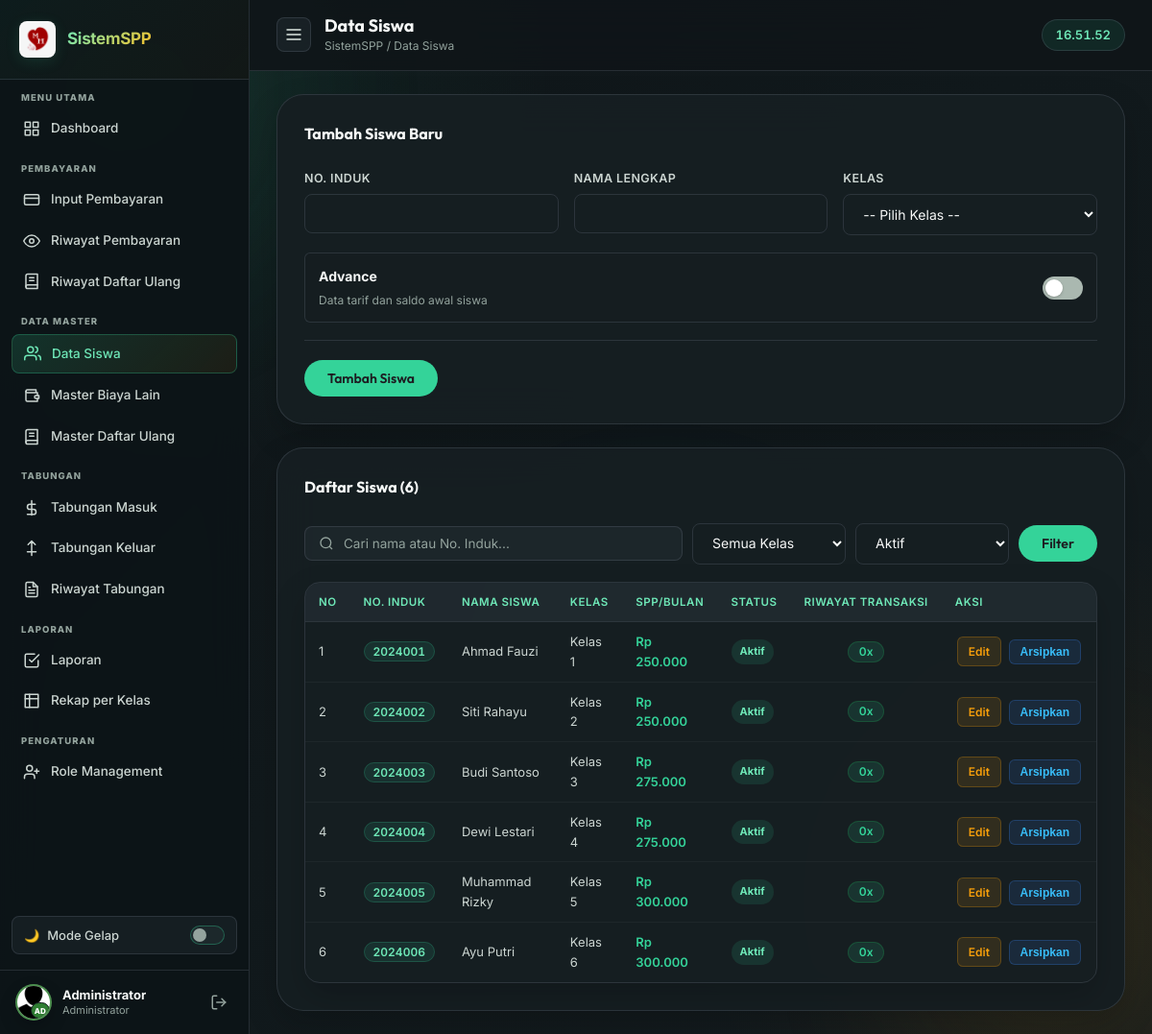
/siswa/daftar.php (signed in), run on the app's committed database.
### tables this page shows
CREATE TABLE `siswa` (
  `id`              INT AUTO_INCREMENT PRIMARY KEY,
  `NO_INDUK`        VARCHAR(10) NOT NULL UNIQUE,
  `NAMA`            VARCHAR(100) NOT NULL,
  `KELAS`           CHAR(1) NOT NULL,
  `SPP_PERBULAN`    DECIMAL(15,2) NOT NULL DEFAULT 0,
  `PANGKAL`         DECIMAL(15,2) NOT NULL DEFAULT 0,
  `BANGUNAN`        DECIMAL(15,2) NOT NULL DEFAULT 0,
  `SERAGAM`         DECIMAL(15,2) NOT NULL DEFAULT 0,
  `KEGIATAN`        DECIMAL(15,2) NOT NULL DEFAULT 0,
  `MAKAN`           DECIMAL(15,2) NOT NULL DEFAULT 0,
  `SORGA`           DECIMAL(15,2) NOT NULL DEFAULT 0,
  `INFAQ`           DECIMAL(15,2) NOT NULL DEFAULT 0,
  `PANGKAL_BAYAR`   DECIMAL(15,2) NOT NULL DEFAULT 0,
  `BANGUNAN_BAYAR`  DECIMAL(15,2) NOT NULL DEFAULT 0,
  `SERAGAM_BAYAR`   DECIMAL(15,2) NOT NULL DEFAULT 0,
  `KEGIATAN_BAYAR`  DECIMAL(15,2) NOT NULL DEFAULT 0,
  `POMG`            DECIMAL(15,2) NOT NULL DEFAULT 0,
  `DAFTAR_ULANG`    DECIMAL(15,2) NOT NULL DEFAULT 0,
  `NO_induk_diknas` CHAR(10) DEFAULT NULL,
  `potong_pangkal`  DECIMAL(15,2) NOT NULL DEFAULT 0,
  `tot_pangkal`     DECIMAL(15,2) NOT NULL DEFAULT 0,
  `tot_du`          DECIMAL(15,2) NOT NULL DEFAULT 0,
  `potong_du`       DECIMAL(15,2) NOT NULL DEFAULT 0,
  `is_active`       TINYINT(1) NOT NULL DEFAULT 1,
  `created_at`      TIMESTAMP DEFAULT CURRENT_TIMESTAMP,
  KEY `idx_siswa_status_kelas_nama` (`is_active`, `KELAS`, `NAMA`),
  CONSTRAINT `chk_siswa_kelas_sd` CHECK (`KELAS` IN ('1','2','3','4','5','6'))
);

### siswa/daftar.php (the view, shortened to what this page needs)
<?php
require_once '../koneksi.php';
require_once '../includes/daftar_ulang.php';
$oldInput = $_SESSION['student_old_input'] ?? [];
$editId = (int)($_GET['edit'] ?? 0);
$editStudent = $editId > 0 ? find_student($koneksi, $editId) : null;
$query = trim((string)($_GET['q'] ?? ''));
$filterClass = (string)($_GET['kelas'] ?? '');
$filterStatus = (string)($_GET['status'] ?? 'active');
$stmtList = $koneksi->prepare("
    SELECT s.*,
      (SELECT COUNT(*) FROM bayar p WHERE p.NO_INDUK = s.NO_INDUK) AS jml_bayar,
      ((SELECT COUNT(*) FROM bayar p WHERE p.NO_INDUK = s.NO_INDUK) +
       (SELECT COUNT(*) FROM bayar_du du WHERE du.no_induk = s.NO_INDUK) +
       (SELECT COUNT(*) FROM transaksi_m tm WHERE tm.NO_INDUK = s.NO_INDUK) +
       (SELECT COUNT(*) FROM transaksi_k tk WHERE tk.NO_INDUK = s.NO_INDUK)) AS history_count
    FROM siswa s
    WHERE (? = '' OR s.NO_INDUK LIKE CONCAT('%', ?, '%') OR s.NAMA LIKE CONCAT('%', ?, '%'))
      AND (? = '' OR s.KELAS = ?)
      AND (? = 'all' OR s.is_active = IF(? = 'archived', 0, 1))
    ORDER BY s.is_active DESC,
      CASE WHEN s.KELAS REGEXP '^[1-6]$' THEN 0 ELSE 1 END,
      CAST(s.KELAS AS UNSIGNED), s.KELAS, s.NAMA ASC
");
$stmtList->bind_param('sssssss', $query, $query, $query, $filterClass, $filterClass, $filterStatus, $filterStatus);
$stmtList->execute();
$studentRows = $stmtList->get_result()->fetch_all(MYSQLI_ASSOC);
$formStudent = $editStudent ?? [];
$fieldMap = [
    'no_induk' => 'NO_INDUK', 'nama' => 'NAMA', 'kelas' => 'KELAS',
    'no_induk_diknas' => 'NO_induk_diknas', 'spp_perbulan' => 'SPP_PERBULAN',
    'pangkal' => 'PANGKAL', 'bangunan' => 'BANGUNAN', 'seragam' => 'SERAGAM',
    'kegiatan' => 'KEGIATAN', 'makan' => 'MAKAN', 'sorga' => 'SORGA',
    'infaq' => 'INFAQ', 'pomg' => 'POMG', 'daftar_ulang' => 'DAFTAR_ULANG',
    'potong_pangkal' => 'potong_pangkal', 'potong_du' => 'potong_du',
    'pangkal_bayar' => 'PANGKAL_BAYAR', 'bangunan_bayar' => 'BANGUNAN_BAYAR',
    'seragam_bayar' => 'SERAGAM_BAYAR', 'kegiatan_bayar' => 'KEGIATAN_BAYAR'
];
function form_student_value(string $key, array $oldInput, array $student, array $fieldMap, $default = '') {
    $column = $fieldMap[$key] ?? $key;
    return $student[$column] ?? $default;
}
?>
<!DOCTYPE html>
<html lang="id">
<head>
  <link rel="stylesheet" href="../assets/css/style.css?v=4.7" />
</head>
<body>
  <div class="bg-orbs"><div class="orb orb-1"></div><div class="orb orb-2"></div><div class="orb orb-3"></div></div>
  <div class="layout">
    <?php include '../includes/sidebar.php'; ?>
    <main class="main-content">
      <div class="topbar">
        <button class="sidebar-toggle" onclick="toggleSidebar()" id="btn-sidebar-toggle">
          <svg width="20" height="20" viewBox="0 0 24 24" fill="none" stroke="currentColor" stroke-width="2"><line x1="3" y1="12" x2="21" y2="12"/><line x1="3" y1="6" x2="21" y2="6"/><line x1="3" y1="18" x2="21" y2="18"/></svg>
        </button>
        <div class="topbar-title"><h2>Data Siswa</h2><span class="breadcrumb">SistemSPP / Data Siswa</span></div>
        <div class="clock-badge" id="liveClock">--:--:--</div>
      </div>
      <div class="main-card">
        <div class="card-title-row">
          <div class="card-title"><?= $editStudent ? 'Edit Siswa' : 'Tambah Siswa Baru' ?></div>
        </div>
        <form method="POST" action="daftar.php" id="form-master-siswa" novalidate>
          <div class="fields-grid">
            <div class="field-row">
              <label class="field-label" for="nis-baru">No. Induk</label>
              <input class="field-input" type="text" inputmode="numeric" maxlength="10" id="nis-baru" name="no_induk" required
                value="<?= htmlspecialchars((string)form_student_value('no_induk', $oldInput, $formStudent, $fieldMap)) ?>" />
            </div>
            <div class="field-row">
              <label class="field-label" for="nama-baru">Nama Lengkap</label>
              <input class="field-input" type="text" maxlength="100" id="nama-baru" name="nama" required
                value="<?= htmlspecialchars((string)form_student_value('nama', $oldInput, $formStudent, $fieldMap)) ?>" />
            </div>
            <div class="field-row">
              <label class="field-label" for="kelas-baru">Kelas</label>
              <select class="field-input field-select" id="kelas-baru" name="kelas" required>
                <option value="">-- Pilih Kelas --</option>
              </select>
            </div>
          </div>
          <label class="advanced-switch" for="advanced-enabled">
            <span><strong>Advance</strong><small>Data tarif dan saldo awal siswa</small></span>
            <span class="advanced-switch-track"><span></span></span>
          </label>
          <div class="action-bar" style="margin-top:18px">
            <button type="submit" class="btn btn-primary"><?= $editStudent ? 'Simpan Perubahan' : 'Tambah Siswa' ?></button>
          </div>
        </form>
      </div>
      <div class="main-card" style="margin-top:0">
        <div class="card-title-row"><div class="card-title">Daftar Siswa (<?= count($studentRows) ?>)</div></div>
        <form method="GET" action="daftar.php" class="filter-bar student-filter-bar">
          <div class="search-box">
            <svg width="16" height="16" viewBox="0 0 24 24" fill="none" stroke="currentColor" stroke-width="2"><circle cx="11" cy="11" r="8"/><line x1="21" y1="21" x2="16.65" y2="16.65"/></svg>
            <input type="search" name="q" value="<?= htmlspecialchars($query) ?>" placeholder="Cari nama atau No. Induk..." />
          </div>
          <select class="field-input field-select filter-sel" name="kelas">
            <option value="">Semua Kelas</option>
          </select>
          <select class="field-input field-select filter-sel" name="status">
            <option value="active" <?= $filterStatus === 'active' ? 'selected' : '' ?>>Aktif</option>
          </select>
          <button class="btn btn-primary" type="submit">Filter</button>
        </form>
        <div class="table-container">
          <table class="payment-table responsive-table">
            <thead><tr><th>No</th><th>No. Induk</th><th>Nama Siswa</th><th>Kelas</th><th>SPP/Bulan</th><th>Status</th><th class="student-history-col">Riwayat Transaksi</th><th>Aksi</th></tr></thead>
            <tbody>
              <?php if (!$studentRows): ?>
              <tr><td colspan="8"><div class="empty-state"><p>Data siswa tidak ditemukan</p></div></td></tr>
              <?php else: foreach ($studentRows as $index => $student):
                $editUrl = 'daftar.php?edit=' . (int)$student['id'];
              ?>
              <tr class="clickable-payment-row" data-edit-url="<?= htmlspecialchars($editUrl, ENT_QUOTES, 'UTF-8') ?>" tabindex="0" role="link" aria-label="Edit siswa <?= htmlspecialchars($student['NAMA'], ENT_QUOTES, 'UTF-8') ?>">
                <td data-label="No"><?= $index + 1 ?></td>
                <td data-label="No. Induk"><span class="badge-nis"><?= htmlspecialchars($student['NO_INDUK']) ?></span></td>
                <td data-label="Nama Siswa"><?= htmlspecialchars($student['NAMA']) ?></td>
                <td data-label="Kelas">Kelas <?= htmlspecialchars($student['KELAS']) ?></td>
                <td data-label="SPP/Bulan" class="nominal">Rp <?= number_format((float)$student['SPP_PERBULAN'], 0, ',', '.') ?></td>
                <td data-label="Status"><span class="master-status <?= $student['is_active'] ? 'is-active' : 'is-inactive' ?>"><?= $student['is_active'] ? 'Aktif' : 'Diarsipkan' ?></span></td>
                <td data-label="Riwayat Transaksi" class="student-history-col"><span class="badge-count"><?= (int)$student['history_count'] ?>x</span></td>
                <td data-label="Aksi" class="aksi-col">
                  <a class="btn-tbl btn-tbl-edit" href="<?= htmlspecialchars($editUrl) ?>">Edit</a>
                  <form method="POST" action="daftar.php" style="display:inline" onsubmit="return confirm('<?= $student['is_active'] ? 'Arsipkan' : 'Pulihkan' ?> siswa <?= htmlspecialchars(addslashes($student['NAMA'])) ?>?')">
                    <button type="submit" class="btn-tbl btn-tbl-toggle"><?= $student['is_active'] ? 'Arsipkan' : 'Pulihkan' ?></button>
                  </form>
                </td>
              </tr>
              <?php endforeach; endif; ?>
            </tbody>
          </table>
        </div>
      </div>
    </main>
  </div>
</body>
</html>

### includes/sidebar.php (shortened to what this page needs)
<?php
$dir     = basename(dirname($_SERVER['PHP_SELF']));
if (in_array($dir, ['pembayaran', 'siswa', 'tabungan', 'laporan'])) {
    $root = '../';
} else {
    $root = '';
}
$role = $_SESSION['admin_role'] ?? '';
$navItems = array_filter($allNavItems, fn($item) => in_array($role, $item[3], true));
$navItems = array_values($navItems);
$roleLabels = ['admin' => 'Administrator', 'bendahara' => 'Bendahara TU', 'kasir' => 'Kasir'];
$roleLabel  = $roleLabels[$role] ?? 'Pengguna';
$roleAvatars = [
  'admin' => 'AD',
  'bendahara' => 'BD',
  'kasir' => 'KS',
];
$roleAvatar = $roleAvatars[$role] ?? 'US';
?>
<aside class="sidebar" id="sidebar">
  <div class="sidebar-brand">
    <div class="brand-icon brand-logo-wrap">
      <img src="<?= $root ?>assets/img/school-logo.png" alt="Logo SD MH" class="brand-logo-img" />
    </div>
    <span class="brand-name">SistemSPP</span>
  </div>
  <nav class="sidebar-nav">
    <?php $lastSection = null; ?>
    <?php foreach ($navItems as [$href, $label, $icon, $roles, $section]):
      $isRecapDetail = $href === 'laporan/rekap_kelas.php' && strpos($_SERVER['PHP_SELF'], 'laporan/detail_siswa.php') !== false;
      $isActive = (strpos($_SERVER['PHP_SELF'], str_replace('../', '', $href)) !== false || $isRecapDetail) ? 'active' : '';
    ?>
    <?php if ($section !== $lastSection): $lastSection = $section; ?>
    <div class="nav-section-label"><?= htmlspecialchars($section) ?></div>
    <?php endif; ?>
    <a href="<?= $root . $href ?>" class="nav-item <?= $isActive ?>">
      <svg width="18" height="18" viewBox="0 0 24 24" fill="none" stroke="currentColor" stroke-width="2" stroke-linecap="round" stroke-linejoin="round"><?= $icon ?></svg>
      <?= $label ?>
    </a>
    <?php endforeach; ?>
  </nav>
  <div style="padding: 0 12px 8px;">
    <button class="theme-toggle" id="btn-theme-toggle" onclick="toggleTheme()" title="Ganti tema">
      <span id="theme-icon">🌙</span>
      <span id="theme-label">Mode Gelap</span>
      <span class="toggle-track"><span class="toggle-thumb"></span></span>
    </button>
  </div>
  <div class="sidebar-footer">
    <div class="admin-info">
      <div class="admin-avatar admin-avatar-<?= htmlspecialchars($role) ?>">
        <img src="<?= $root ?>assets/img/profile-avatar.png?v=2" alt="<?= htmlspecialchars($roleLabel) ?>" class="admin-avatar-img" width="38" height="38" />
        <span class="admin-avatar-badge"><?= htmlspecialchars($roleAvatar) ?></span>
      </div>
      <div>
        <span class="admin-name"><?= htmlspecialchars($_SESSION['admin_nama'] ?? 'Admin') ?></span>
        <span class="admin-role"><?= $roleLabel ?></span>
      </div>
    </div>
    <a href="<?= $root ?>logout.php" class="logout-btn" title="Logout">
      <svg width="18" height="18" viewBox="0 0 24 24" fill="none" stroke="currentColor" stroke-width="2" stroke-linecap="round" stroke-linejoin="round"><path d="M9 21H5a2 2 0 0 1-2-2V5a2 2 0 0 1 2-2h4"/><polyline points="16 17 21 12 16 7"/><line x1="21" y1="12" x2="9" y2="12"/></svg>
    </a>
  </div>
</aside>

### data on the page
siswa: NO_INDUK "2024001", NAMA "Ahmad Fauzi", KELAS "1", SPP_PERBULAN "250.000", is_active "Aktif", history_count "0"
siswa: NO_INDUK "2024002", NAMA "Siti Rahayu", KELAS "2", SPP_PERBULAN "250.000", is_active "Aktif", history_count "0"
siswa: NO_INDUK "2024003", NAMA "Budi Santoso", KELAS "3", SPP_PERBULAN "275.000", is_active "Aktif", history_count "0"
siswa: NO_INDUK "2024004", NAMA "Dewi Lestari", KELAS "4", SPP_PERBULAN "275.000", is_active "Aktif", history_count "0"
siswa: NO_INDUK "2024005", NAMA "Muhammad Rizky", KELAS "5", SPP_PERBULAN "300.000", is_active "Aktif", history_count "0"
siswa: NO_INDUK "2024006", NAMA "Ayu Putri", KELAS "6", SPP_PERBULAN "300.000", is_active "Aktif", history_count "0"

### other printed values
$section "MENU UTAMA"
$label "Dashboard"
$section "PEMBAYARAN"
$label "Input Pembayaran"
$label "Riwayat Pembayaran"
$label "Riwayat Daftar Ulang"
$section "DATA MASTER"
$label "Data Siswa"
$label "Master Biaya Lain"
$label "Master Daftar Ulang"
$section "TABUNGAN"
$label "Tabungan Masuk"
$label "Tabungan Keluar"
$label "Riwayat Tabungan"
$section "LAPORAN"
